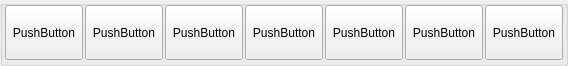
   <widget class="QGroupBox" name="groupBox">
    <property name="geometry">
     <rect>
      <x>259</x>
      <y>25</y>
      <width>568</width>
      <height>66</height>
     </rect>
    </property>
    <property name="title">
     <string/>
    </property>
    <widget class="QPushButton" name="pushButton">
     <property name="geometry">
      <rect>
       <x>5</x>
       <y>5</y>
       <width>78</width>
       <height>55</height>
      </rect>
     </property>
     <property name="sizePolicy">
      <sizepolicy hsizetype="Fixed" vsizetype="Fixed">
       <horstretch>0</horstretch>
       <verstretch>0</verstretch>
      </sizepolicy>
     </property>
     <property name="minimumSize">
      <size>
       <width>0</width>
       <height>55</height>
      </size>
     </property>
     <property name="maximumSize">
      <size>
       <width>100</width>
       <height>16777215</height>
      </size>
     </property>
     <property name="autoFillBackground">
      <bool>false</bool>
     </property>
     <property name="text">
      <string>PushButton</string>
     </property>
     <property name="checkable">
      <bool>false</bool>
     </property>
     <property name="checked">
      <bool>false</bool>
     </property>
     <property name="autoDefault">
      <bool>false</bool>
     </property>
     <property name="default">
      <bool>false</bool>
     </property>
     <property name="flat">
      <bool>false</bool>
     </property>
    </widget>
    <widget class="QPushButton" name="pushButton_2">
     <property name="geometry">
      <rect>
       <x>85</x>
       <y>5</y>
       <width>78</width>
       <height>55</height>
      </rect>
     </property>
     <property name="sizePolicy">
      <sizepolicy hsizetype="Fixed" vsizetype="Fixed">
       <horstretch>0</horstretch>
       <verstretch>0</verstretch>
      </sizepolicy>
     </property>
     <property name="minimumSize">
      <size>
       <width>0</width>
       <height>55</height>
      </size>
     </property>
     <property name="maximumSize">
      <size>
       <width>100</width>
       <height>16777215</height>
      </size>
     </property>
     <property name="autoFillBackground">
      <bool>false</bool>
     </property>
     <property name="text">
      <string>PushButton</string>
     </property>
     <property name="checkable">
      <bool>false</bool>
     </property>
     <property name="checked">
      <bool>false</bool>
     </property>
     <property name="autoDefault">
      <bool>false</bool>
     </property>
     <property name="default">
      <bool>false</bool>
     </property>
     <property name="flat">
      <bool>false</bool>
     </property>
    </widget>
    <widget class="QPushButton" name="pushButton_3">
     <property name="geometry">
      <rect>
       <x>165</x>
       <y>5</y>
       <width>78</width>
       <height>55</height>
      </rect>
     </property>
     <property name="sizePolicy">
      <sizepolicy hsizetype="Fixed" vsizetype="Fixed">
       <horstretch>0</horstretch>
       <verstretch>0</verstretch>
      </sizepolicy>
     </property>
     <property name="minimumSize">
      <size>
       <width>0</width>
       <height>55</height>
      </size>
     </property>
     <property name="maximumSize">
      <size>
       <width>100</width>
       <height>16777215</height>
      </size>
     </property>
     <property name="autoFillBackground">
      <bool>false</bool>
     </property>
     <property name="text">
      <string>PushButton</string>
     </property>
     <property name="checkable">
      <bool>false</bool>
     </property>
     <property name="checked">
      <bool>false</bool>
     </property>
     <property name="autoDefault">
      <bool>false</bool>
     </property>
     <property name="default">
      <bool>false</bool>
     </property>
     <property name="flat">
      <bool>false</bool>
     </property>
    </widget>
    <widget class="QPushButton" name="pushButton_4">
     <property name="geometry">
      <rect>
       <x>245</x>
       <y>5</y>
       <width>78</width>
       <height>55</height>
      </rect>
     </property>
     <property name="sizePolicy">
      <sizepolicy hsizetype="Fixed" vsizetype="Fixed">
       <horstretch>0</horstretch>
       <verstretch>0</verstretch>
      </sizepolicy>
     </property>
     <property name="minimumSize">
      <size>
       <width>0</width>
       <height>55</height>
      </size>
     </property>
     <property name="maximumSize">
      <size>
       <width>100</width>
       <height>16777215</height>
      </size>
     </property>
     <property name="autoFillBackground">
      <bool>false</bool>
     </property>
     <property name="text">
      <string>PushButton</string>
     </property>
     <property name="checkable">
      <bool>false</bool>
     </property>
     <property name="checked">
      <bool>false</bool>
     </property>
     <property name="autoDefault">
      <bool>false</bool>
     </property>
     <property name="default">
      <bool>false</bool>
     </property>
     <property name="flat">
      <bool>false</bool>
     </property>
    </widget>
    <widget class="QPushButton" name="pushButton_5">
     <property name="geometry">
      <rect>
       <x>325</x>
       <y>5</y>
       <width>78</width>
       <height>55</height>
      </rect>
     </property>
     <property name="sizePolicy">
      <sizepolicy hsizetype="Fixed" vsizetype="Fixed">
       <horstretch>0</horstretch>
       <verstretch>0</verstretch>
      </sizepolicy>
     </property>
     <property name="minimumSize">
      <size>
       <width>0</width>
       <height>55</height>
      </size>
     </property>
     <property name="maximumSize">
      <size>
       <width>100</width>
       <height>16777215</height>
      </size>
     </property>
     <property name="autoFillBackground">
      <bool>false</bool>
     </property>
     <property name="text">
      <string>PushButton</string>
     </property>
     <property name="checkable">
      <bool>false</bool>
     </property>
     <property name="checked">
      <bool>false</bool>
     </property>
     <property name="autoDefault">
      <bool>false</bool>
     </property>
     <property name="default">
      <bool>false</bool>
     </property>
     <property name="flat">
      <bool>false</bool>
     </property>
    </widget>
    <widget class="QPushButton" name="pushButton_6">
     <property name="geometry">
      <rect>
       <x>405</x>
       <y>5</y>
       <width>78</width>
       <height>55</height>
      </rect>
     </property>
     <property name="sizePolicy">
      <sizepolicy hsizetype="Fixed" vsizetype="Fixed">
       <horstretch>0</horstretch>
       <verstretch>0</verstretch>
      </sizepolicy>
     </property>
     <property name="minimumSize">
      <size>
       <width>0</width>
       <height>55</height>
      </size>
     </property>
     <property name="maximumSize">
      <size>
       <width>100</width>
       <height>16777215</height>
      </size>
     </property>
     <property name="autoFillBackground">
      <bool>false</bool>
     </property>
     <property name="text">
      <string>PushButton</string>
     </property>
     <property name="checkable">
      <bool>false</bool>
     </property>
     <property name="checked">
      <bool>false</bool>
     </property>
     <property name="autoDefault">
      <bool>false</bool>
     </property>
     <property name="default">
      <bool>false</bool>
     </property>
     <property name="flat">
      <bool>false</bool>
     </property>
    </widget>
    <widget class="QPushButton" name="pushButton_7">
     <property name="geometry">
      <rect>
       <x>485</x>
       <y>5</y>
       <width>78</width>
       <height>55</height>
      </rect>
     </property>
     <property name="sizePolicy">
      <sizepolicy hsizetype="Fixed" vsizetype="Fixed">
       <horstretch>0</horstretch>
       <verstretch>0</verstretch>
      </sizepolicy>
     </property>
     <property name="minimumSize">
      <size>
       <width>0</width>
       <height>55</height>
      </size>
     </property>
     <property name="maximumSize">
      <size>
       <width>100</width>
       <height>16777215</height>
      </size>
     </property>
     <property name="autoFillBackground">
      <bool>false</bool>
     </property>
     <property name="text">
      <string>PushButton</string>
     </property>
     <property name="checkable">
      <bool>false</bool>
     </property>
     <property name="checked">
      <bool>false</bool>
     </property>
     <property name="autoDefault">
      <bool>false</bool>
     </property>
     <property name="default">
      <bool>false</bool>
     </property>
     <property name="flat">
      <bool>false</bool>
     </property>
    </widget>
   </widget>
